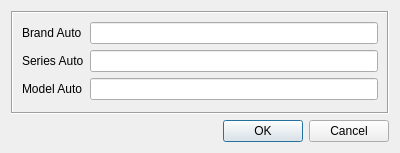
<?xml version="1.0" encoding="UTF-8"?>
<ui version="4.0">
 <class>TheAutoBrandForm</class>
 <widget class="QWidget" name="TheAutoBrandForm">
  <property name="geometry">
   <rect>
    <x>0</x>
    <y>0</y>
    <width>400</width>
    <height>153</height>
   </rect>
  </property>
  <property name="minimumSize">
   <size>
    <width>400</width>
    <height>0</height>
   </size>
  </property>
  <property name="windowTitle">
   <string>Add Auto Brand</string>
  </property>
  <layout class="QGridLayout" name="gridLayout_2">
   <item row="0" column="0">
    <widget class="QFrame" name="frame">
     <property name="frameShape">
      <enum>QFrame::Box</enum>
     </property>
     <property name="frameShadow">
      <enum>QFrame::Sunken</enum>
     </property>
     <layout class="QGridLayout" name="gridLayout_4">
      <property name="topMargin">
       <number>6</number>
      </property>
      <item row="0" column="0">
       <layout class="QGridLayout" name="gridLayout">
        <item row="0" column="0">
         <widget class="QLabel" name="labelBrand">
          <property name="text">
           <string>Brand Auto</string>
          </property>
         </widget>
        </item>
        <item row="0" column="1">
         <widget class="QLineEdit" name="lineEditBrand"/>
        </item>
        <item row="2" column="1">
         <widget class="QLineEdit" name="lineEditMarka"/>
        </item>
        <item row="2" column="0">
         <widget class="QLabel" name="labelModel">
          <property name="text">
           <string>Model Auto</string>
          </property>
         </widget>
        </item>
        <item row="1" column="0">
         <widget class="QLabel" name="label">
          <property name="text">
           <string>Series Auto</string>
          </property>
         </widget>
        </item>
        <item row="1" column="1">
         <widget class="QLineEdit" name="lineEditSeries"/>
        </item>
       </layout>
      </item>
     </layout>
    </widget>
   </item>
   <item row="1" column="0">
    <widget class="QDialogButtonBox" name="buttonBox">
     <property name="standardButtons">
      <set>QDialogButtonBox::Cancel|QDialogButtonBox::Ok</set>
     </property>
    </widget>
   </item>
  </layout>
 </widget>
 <resources/>
 <connections/>
</ui>
